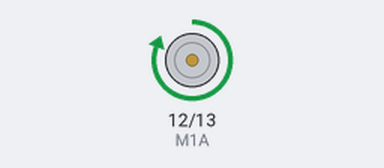
The sketch below on a simulated ESP32. Shown: motor-driver pin pairs drawn as motors (green arrow = first pin HIGH = forward, orange = second pin HIGH = backward, longer = more drive).

Above: at 1.0 s.
At 2.5 s:
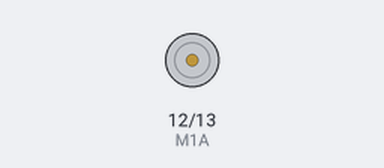
At 4.0 s:
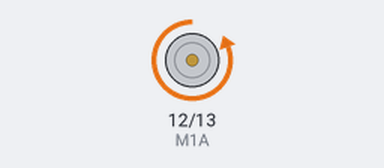
Timing chart, 0 to 7.8 s (numbered marks = the images above):
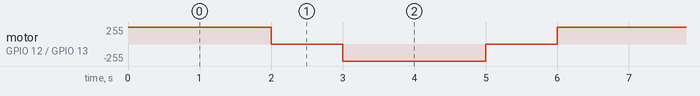

Measured:
- by itself, motor on GPIO 12 (M1A) / GPIO 13 (M1B): repeats every 6.0 s: stopped 1.0 s, backward 255/255 2.0 s, stopped 1.0 s, forward 255/255 2.0 s

The sketch:

20.motor.ino
```cpp
#define M1A 12
#define M1B 13

void setup() {
  pinMode(M1A, OUTPUT);
  pinMode(M1B, OUTPUT);
  ledcSetup(0, 5000, 8);
  ledcAttachPin(M1A, 0);
  ledcSetup(1, 5000, 8);
  ledcAttachPin(M1B, 1);
}

void loop() {
  ledcWrite(0, 255);
  ledcWrite(1, 0);
  delay(2000);
  ledcWrite(0, 0);
  ledcWrite(1, 0);
  delay(1000);
  ledcWrite(0, 0);
  ledcWrite(1, 255);
  delay(2000);
  ledcWrite(0, 0);
  ledcWrite(1, 0);
  delay(1000);
}
```
